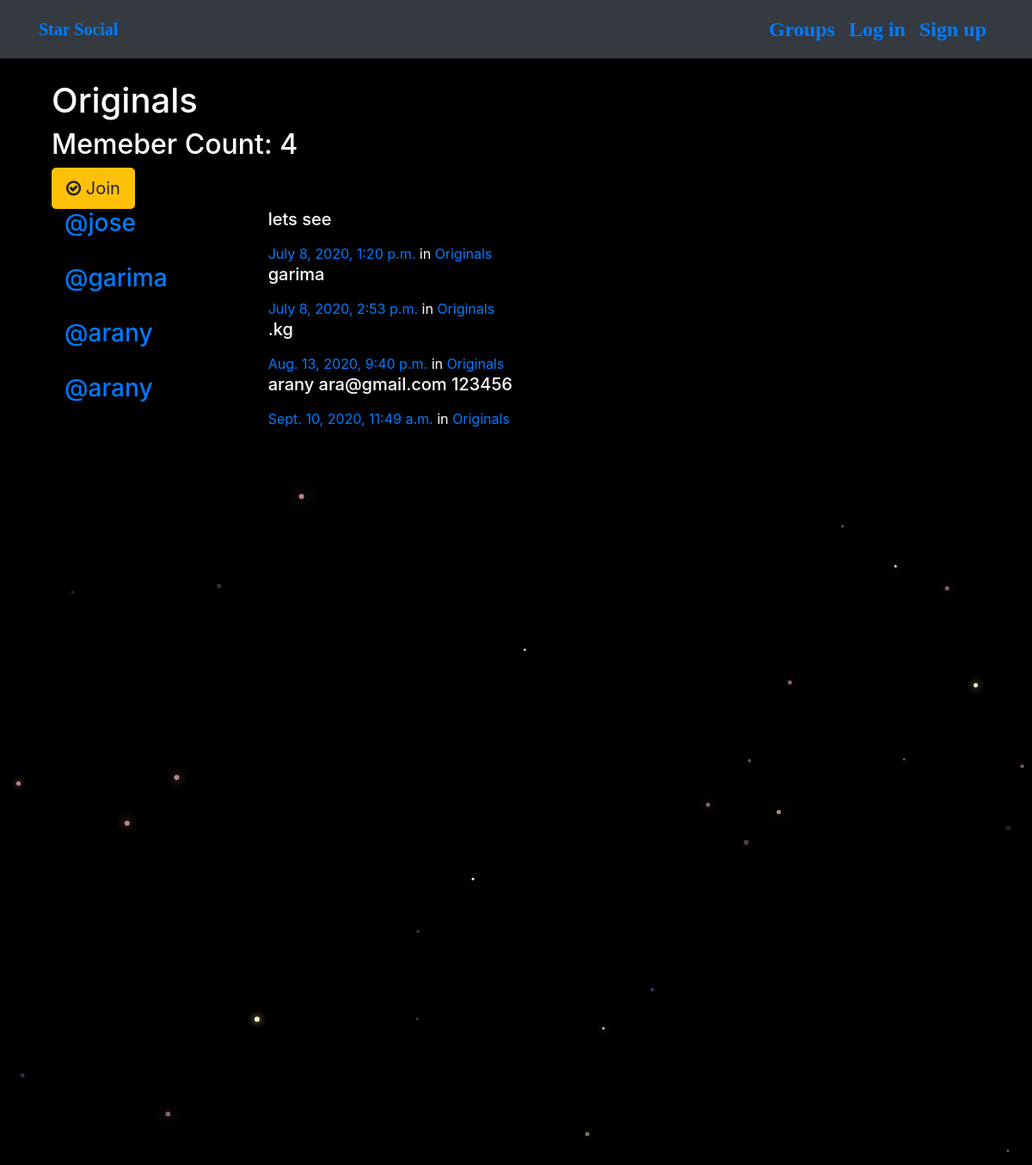
/groups/posts/in/originals/, run on the app's committed database.
### groups/models.py (models this page shows, shortened)
class Group(models.Model):
    name=models.CharField(max_length=255,unique=True)
    slug=models.SlugField(allow_unicode=True,unique=True) #SlugField in Django is like a CharField, where you can specify max_length attribute also. If max_length is not specified, Django will use a default length of 50. I
    description=models.TextField(blank=True,default='')
    description_html=models.TextField(editable=False,default='',blank=True)
    members=models.ManyToManyField(User,through='GroupMember')#all the member to this particular group
    class Meta:
        ordering =['name']

### posts/models.py (models this page shows, shortened)
class Post(models.Model):
    user=models.ForeignKey(User,related_name='posts',on_delete=models.CASCADE)
    created_at=models.DateTimeField(auto_now=True)
    message=models.TextField()
    message_html=models.TextField(editable=False)
    group=models.ForeignKey(Group,related_name='posts',null=True,blank=True,on_delete=models.CASCADE)

### groups/views.py (the view)
# urls.py: path("posts/in/<slug>/",views.SingleGroup.as_view(),name="single"),
class SingleGroup(generic.DetailView):  #it will provide details of the views
    model=Group

### groups/templates/groups/group_detail.html
{% extends "groups/group_base.html" %}
{% block pregroup %}
<div class="container">
  <h1>{{group.name}}</h1>
<h2>Memeber Count: {{group.members.count}}</h2>
  <div class="content">
  	{% if user in group.members.all %}
  		<a href="{% url 'groups:leave' slug=group.slug %}" class="btn btn-lg btn-warning"><span class="fa fa-times-circle-o"></span> Leave</a>
  	{% else %}
  		<a href="{% url 'groups:join' slug=group.slug %}" class="btn btn-lg btn-warning"><span class="fa fa-check-circle-o"></span> Join</a>
  	{% endif %}
  </div>
</div>
{% endblock %}
{% block group_content %}
<div class="col-md-8">
	{% if group.posts.count == 0 %}
	<h2>No posts in this group yet!</h2>
	{% else %}
		{% for post in group.posts.all %}
			{% include "posts/_post.html" %}
		{% endfor %}
	{% endif %}
</div>
{% endblock %}

### posts/templates/posts/_post.html (shortened to what this page needs)
<div class="media">
  <div class="col-md-4">
	<h3 class="mr-5"><a href="{% url 'posts:for_user' username=post.user.username %}">@{{ post.user.username }}</a></h3>
  </div>
  <div class="col-md-8">
	<div class="media-body">
		<h5>{{ post.message_html|safe }}</h5>
			<time class="time"><a href="{% url 'posts:single' username=post.user.username pk=post.pk %}">{{ post.created_at }}</a></time>
			{% if post.group %}
			<span class="group-name">in <a href="#">{{ post.group.name }}</a></span>
			{% endif %}
	</div>
</div>
</div>

### static/simplesocial/css/master.css (style rules this page uses)
body { margin: 0; overflow: hidden; background-color:Black; color:White; }

### data on the page
Group: name "Originals", members.count "4"
Post: user.username "jose", message_html "lets see", created_at "July 8, 2020, 1:20 p.m.", group.name "Originals"
Post: user.username "garima", message_html "garima", created_at "July 8, 2020, 2:53 p.m.", group.name "Originals"
Post: user.username "arany", message_html ".kg", created_at "Aug. 13, 2020, 9:40 p.m.", group.name "Originals"
Post: user.username "arany", message_html "arany ara@gmail.com 123456", created_at "Sept. 10, 2020, 11:49 a.m.", group.name "Originals"
